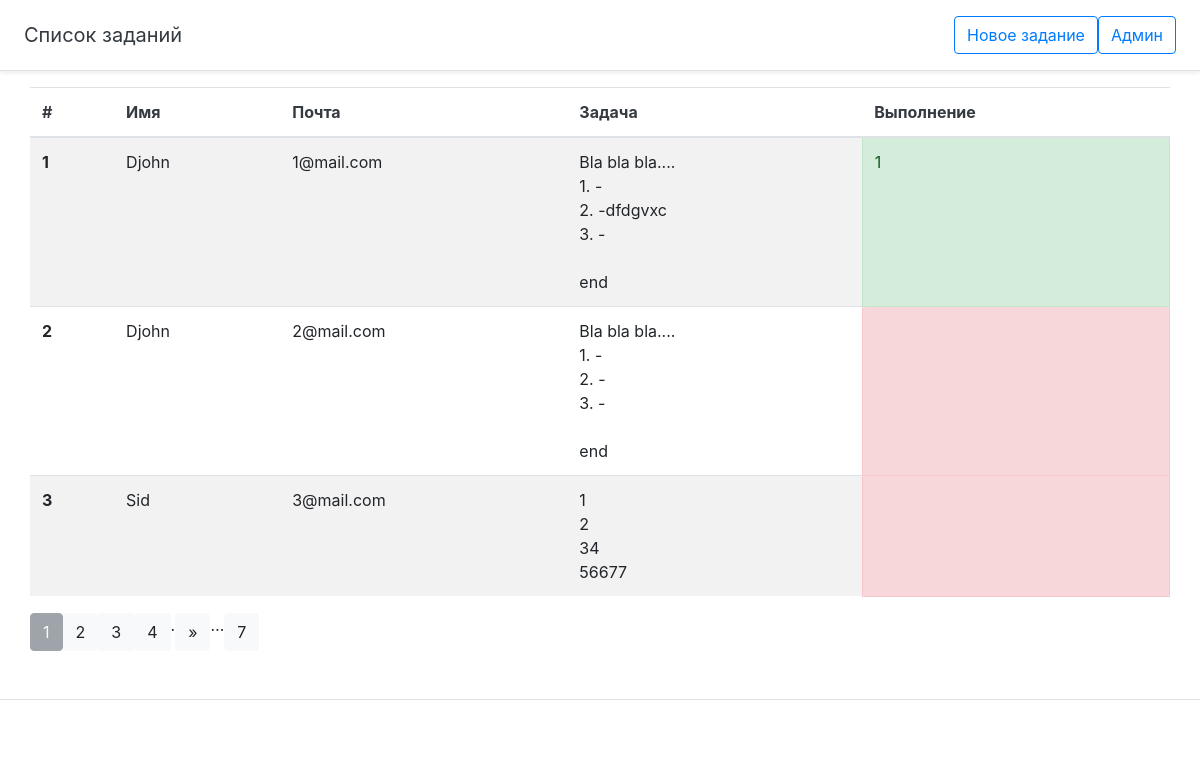
The page / on the database its author committed.
### tables this page shows
CREATE TABLE `task` (
  `id` int(11) NOT NULL,
  `name` varchar(250) NOT NULL,
  `email` varchar(250) NOT NULL,
  `text` text NOT NULL,
  `status` tinyint(1) DEFAULT NULL,
  `create_at` datetime NOT NULL DEFAULT CURRENT_TIMESTAMP,
  `hash` varchar(250) DEFAULT NULL
);

### index.php (called while the page is built)
<?php
require_once ('./controller/Controller.php');
$cont = new Controller;
$cont->index()->run();

### db/DB.php (called while the page is built, shortened)
<?php
class DB
{
    static function connect_db(){
        $opt = [
            PDO::ATTR_ERRMODE            => PDO::ERRMODE_EXCEPTION,
            PDO::ATTR_DEFAULT_FETCH_MODE => PDO::FETCH_ASSOC,
            PDO::ATTR_EMULATE_PREPARES   => false,
        ];
       return new PDO(self::TYPE_DB.
           ':host='.self::HOST_DB.
           ';dbname='.self::NAME_DB.';',
           self::USER_DB,
           self::PASS_DB,
           $opt);
}
}

### model/Model.php (called while the page is built, shortened)
<?php
require_once ($_SERVER['DOCUMENT_ROOT'].'/db/DB.php');
class Model
{
    private $name;
    private $db;
    private $order = ['query' => null, 'field' => null, 'dir' => null];
    private $paginate = ['query' => null, 'param' => null];
    private $columns = null;
    function  __construct(){
            $this->db = DB::connect_db();
            $this->name=strtolower(get_class($this));
            $col=$this->db->query('SHOW COLUMNS FROM '.$this->name);
             while($row = $col->fetch()){
                 $this->columns[] = $row['Field'];
             }
    }
    function all(){
           $q = $this->db->query('select * from '.
                $this->name.' '.
                $this->order['query'].
                $this->paginate['query']);
           $q=$q->fetchAll();
           $q['row'] = $q;
           if(!empty($this->paginate['param']))
            $q['pagination'] = $this->paginate['param'];
           if(!empty($this->order)){
               $q['order']['field'] = $this->order['field'];
               $q['order']['dir'] = $this->order['dir'];
           }
           return $q;
    }
    function paginate($page = 1,$count = 3){
        if ($count<3) $count=3;
        if ($page<1) $page=1;
        $all = $this->db->query('select count('.$this->columns[0].') from '.$this->name)->fetchAll();
        if ($all[0]['count(id)']>$count)
            $last = intval($all[0]['count(id)']/$count)+1;
        else
            $last = 1;
        $count = intval($count);
        $start = intval($count*$page-$count);
        $this->paginate['query'] = " limit $start, $count";
        $q['first_page']   = 1;
        $q['current_page'] = $page;
        $q['last_page']    = $last;
        $q['count']        = $all[0]['count(id)'];
        $this->paginate['param'] = $q;
        return $this;
    }
    function order($field,$dir){
        if (in_array($field,$this->columns)){
            $this->order['query'] = ' order by '.$field;
            $this->order['field'] = $field;
            if ($dir=='desc') {
                $this->order['query'].=' desc';
                $this->order['dir'] = 'desc';
            }else{
                $this->order['dir'] = 'asc';
            }
        }
        return $this;
    }
}

### view/table.php (the view)
<?php
$sort_dir = ['id' => 'asc',
             'name' => 'asc',
             'email' => 'asc',
             'status' => 'asc'];
if ($sort_dir[$_GET['sort']] === $_GET['dir']) $sort_dir[$_GET['sort']] = 'desc';
$html = <<<MYHTML
<div class="row">
<table class="table table-striped">
    <thead>
    <tr>
        <th scope="col"><a class="text-dark" href="/?sort=id&dir={$sort_dir['id']}"># </a></th>
        <th scope="col"><a class="text-dark" href="/?sort=name&dir={$sort_dir['name']}">Имя</a></th>
        <th scope="col"><a class="text-dark" href="/?sort=email&dir={$sort_dir['email']}">Почта</a></th>
        <th scope="col"><a class="text-dark" href="#">Задача</a></th>
        <th scope="col"><a class="text-dark" href="/?sort=status&dir={$sort_dir['status']}">Выполнение</a></th>
    </tr>
    </thead>
    <tbody>
MYHTML;
    foreach($task['row'] as $row) {
        if ($row['status']==1)
            $st=' class= "alert alert-success"';
        else
            $st=' class= "alert alert-danger"';
    $html.="<tr>
        <th scope=\"row\">".$row['id']."</th>
        <td>".$row['name']."</td>
        <td>".email_render($row['email'])." </td>
        <td>".nl2br($row['text'])."</td>
        <td $st>".$row['status']." &nbsp;</td>
    </tr>";
}
$html.="</tbody>
</table>
</div>";
    return $html;
    function email_render($email){
        $a = ['a','e','i','o','u','y'];
        $a = $a[rand(0,count($a)-1)];
        $email = str_replace($a,"<![if !IE]>$a<![endif]>",$email);
        $email = str_replace('@','&#64',$email);
        $email = str_replace('.','<![if !IE]>.<![endif]>',$email);
        return $email;
    }

### view/pagination.php (shortened to what this page needs)
<?php
$html = "<div class=\"pagination row\">";
$count = 3;
$sort = null;
if (!empty($task['order']['field']))
$sort='&sort='.$task['order']['field'].'&dir='.$task['order']['dir'];
$pag=$task['pagination'];
if (($pag['current_page']-3)>1)
    $n= $pag['current_page']-3;
else
    $n=1;
if (($pag['current_page']+3)<$pag['last_page'])
    $m = $pag['current_page']+4;
else
    $m=$pag['last_page']+1;
for($i = $n; $i < $m; $i++){
    $html.="<a href='./?page=$i&count=$count$sort' ";
     if ($pag['current_page']==$i)
         $html.= " class='btn btn-secondary text-light disabled' ";
     else
         $html.= " class='btn btn-light' ";
     $html.= ">$i</a>";
    }
if ($pag['current_page']+3<$pag['last_page']) {
    if ($pag['current_page'] + 4 < $pag['last_page']) {
        $html .= " . ";
        $html .= "<a href='./?page=" . ($pag['current_page'] + 1) . "&count=$count$sort' class='btn btn-light'>&raquo;</a>";
        $html .= " &hellip; ";
    }
    $html .= "<a href='./?page=" . $pag['last_page'] . "&count=$count$sort' class='btn btn-light'>" . $pag['last_page'] . "</a>";
}
$html.= "</div>";
return $html;
?>

### view/app.php (shortened to what this page needs)
<?php
$html = <<<MYHTML
<!doctype html>
<html lang="ru">
<head>
    <meta charset="utf-8">
    <meta name="viewport" content="width=device-width, initial-scale=1">
    <title>Список заданий</title>
    <link href="https://fonts.googleapis.com/css?family=Nunito:200,600" rel="stylesheet" type="text/css">
    <link rel="stylesheet" href="https://stackpath.bootstrapcdn.com/bootstrap/4.3.1/css/bootstrap.min.css">
    <script src="https://www.google.com/recaptcha/api.js" async defer></script>
</head>
<body>
<div class="flex-center position-ref full-height">
    <div class="d-flex flex-column flex-md-row align-items-center p-3 px-md-4 mb-3 bg-white border-bottom shadow-sm">
        <h5 class="my-0 mr-md-auto font-weight-normal"><a class="text-dark" href="/">Список заданий</a></h5>
        <a class="btn btn-outline-primary" href="/add.php">Новое задание</a>
        <a class="btn btn-outline-primary" href="/admin/index.php">Админ</a>
    </div>
    <div class="container">
    $mainHTML
    </div>
    <footer class="pt-4 my-md-5 pt-md-5 border-top">
    </footer>
</div>
</div>
</body>
</html>
MYHTML;
return $html;

### controller/Controller.php (shortened to what this page needs)
<?php
class Controller{
    protected $html = null;
    function index($content = 'table'){
        $task = new Task();
        $task=$task->order($_GET['sort'],$_GET['dir'])->paginate($_GET['page'],$_GET['count'])->all();
        $mainHTML = include $_SERVER['DOCUMENT_ROOT'].'/view/'.$content.'.php';
        $mainHTML .= include $_SERVER['DOCUMENT_ROOT'].'/view/pagination.php';
        $this->html = include $_SERVER['DOCUMENT_ROOT'].'/view/app.php';
        return $this;
    }
    function run(){
        echo $this->html;
    }
}

### rows shown on the page
task: id "1", name "Djohn", email "1@mail . c o m", text "Bla bla bla.... 1. - 2. -dfdgvxc 3. - end", status "1"
task: id "2", name "Djohn", email "2@mail . com", text "Bla bla bla.... 1. - 2. - 3. - end"
task: id "3", name "Sid", email "3@mail . com", text "1 2 34 56677"

### other values the page prints
$pag['last_page'] "7"
